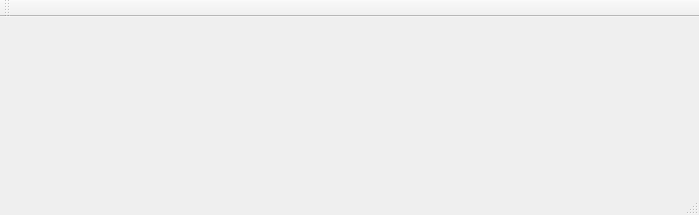
<?xml version="1.0" encoding="UTF-8"?>
<ui version="4.0">
 <class>MainWindowLamps</class>
 <widget class="QMainWindow" name="MainWindowLamps">
  <property name="geometry">
   <rect>
    <x>0</x>
    <y>0</y>
    <width>699</width>
    <height>215</height>
   </rect>
  </property>
  <property name="windowTitle">
   <string>MainWindowLamps</string>
  </property>
  <widget class="QWidget" name="centralWidget"/>
  <widget class="QMenuBar" name="menuBar">
   <property name="geometry">
    <rect>
     <x>0</x>
     <y>0</y>
     <width>699</width>
     <height>21</height>
    </rect>
   </property>
  </widget>
  <widget class="QToolBar" name="mainToolBar">
   <attribute name="toolBarArea">
    <enum>TopToolBarArea</enum>
   </attribute>
   <attribute name="toolBarBreak">
    <bool>false</bool>
   </attribute>
  </widget>
  <widget class="QStatusBar" name="statusBar"/>
 </widget>
 <layoutdefault spacing="6" margin="11"/>
 <resources/>
 <connections/>
</ui>
